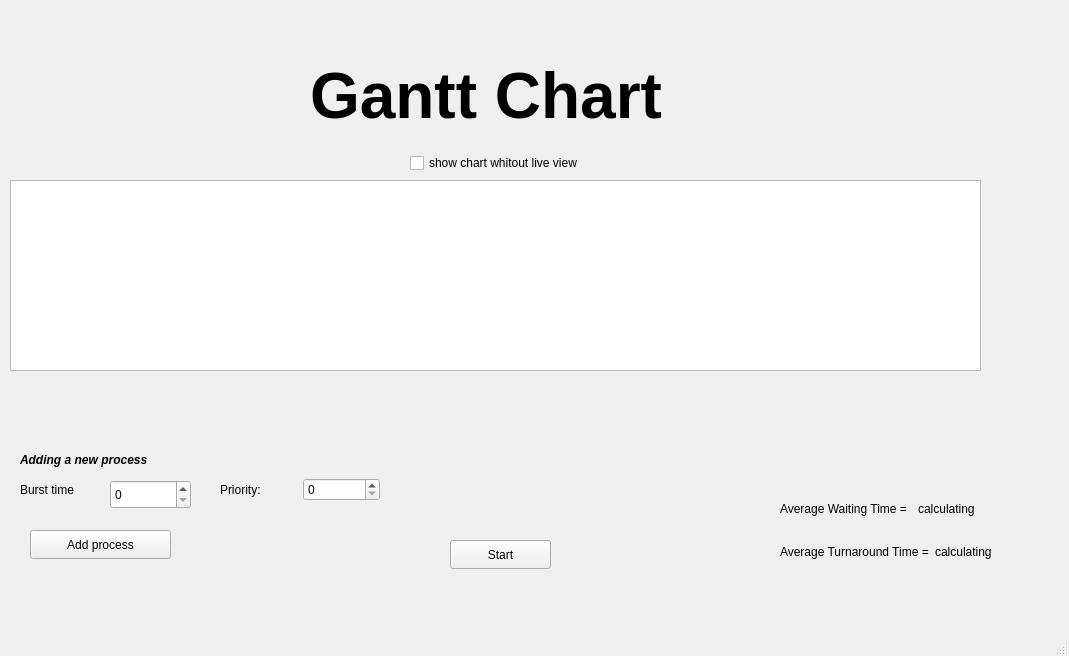
<?xml version="1.0" encoding="UTF-8"?>
<ui version="4.0">
 <class>MainWindow</class>
 <widget class="QMainWindow" name="MainWindow">
  <property name="geometry">
   <rect>
    <x>0</x>
    <y>0</y>
    <width>1069</width>
    <height>656</height>
   </rect>
  </property>
  <property name="windowTitle">
   <string>MainWindow</string>
  </property>
  <widget class="QWidget" name="centralwidget">
   <widget class="QPushButton" name="pushButton">
    <property name="geometry">
     <rect>
      <x>450</x>
      <y>540</y>
      <width>101</width>
      <height>29</height>
     </rect>
    </property>
    <property name="text">
     <string>Start</string>
    </property>
   </widget>
   <widget class="QGraphicsView" name="graphicsView">
    <property name="geometry">
     <rect>
      <x>10</x>
      <y>180</y>
      <width>971</width>
      <height>191</height>
     </rect>
    </property>
   </widget>
   <widget class="QPushButton" name="newProccesButton">
    <property name="geometry">
     <rect>
      <x>30</x>
      <y>530</y>
      <width>141</width>
      <height>29</height>
     </rect>
    </property>
    <property name="text">
     <string>Add process</string>
    </property>
   </widget>
   <widget class="QSpinBox" name="newProcessspinBox">
    <property name="geometry">
     <rect>
      <x>110</x>
      <y>480</y>
      <width>81</width>
      <height>29</height>
     </rect>
    </property>
   </widget>
   <widget class="QLabel" name="label">
    <property name="geometry">
     <rect>
      <x>310</x>
      <y>40</y>
      <width>461</width>
      <height>111</height>
     </rect>
    </property>
    <property name="font">
     <font>
      <pointsize>48</pointsize>
      <bold>true</bold>
     </font>
    </property>
    <property name="text">
     <string>Gantt Chart</string>
    </property>
   </widget>
   <widget class="QLabel" name="label_4">
    <property name="geometry">
     <rect>
      <x>20</x>
      <y>450</y>
      <width>191</width>
      <height>20</height>
     </rect>
    </property>
    <property name="font">
     <font>
      <italic>true</italic>
      <bold>true</bold>
     </font>
    </property>
    <property name="text">
     <string>Adding a new process</string>
    </property>
   </widget>
   <widget class="QLabel" name="label_5">
    <property name="geometry">
     <rect>
      <x>20</x>
      <y>480</y>
      <width>91</width>
      <height>20</height>
     </rect>
    </property>
    <property name="text">
     <string>Burst time</string>
    </property>
   </widget>
   <widget class="QCheckBox" name="noLiveCheckBox">
    <property name="geometry">
     <rect>
      <x>410</x>
      <y>150</y>
      <width>221</width>
      <height>26</height>
     </rect>
    </property>
    <property name="text">
     <string>show chart whitout live view</string>
    </property>
   </widget>
   <widget class="QWidget" name="verticalLayoutWidget">
    <property name="geometry">
     <rect>
      <x>780</x>
      <y>490</y>
      <width>269</width>
      <height>80</height>
     </rect>
    </property>
    <layout class="QVBoxLayout" name="verticalLayout">
     <item>
      <layout class="QHBoxLayout" name="horizontalLayout">
       <item>
        <widget class="QLabel" name="label_2">
         <property name="text">
          <string>Average Waiting Time = </string>
         </property>
        </widget>
       </item>
       <item>
        <widget class="QLabel" name="waitingTimeLable">
         <property name="text">
          <string>calculating</string>
         </property>
        </widget>
       </item>
      </layout>
     </item>
     <item>
      <layout class="QHBoxLayout" name="horizontalLayout_2">
       <item>
        <widget class="QLabel" name="label_3">
         <property name="text">
          <string>Average Turnaround Time =</string>
         </property>
        </widget>
       </item>
       <item>
        <widget class="QLabel" name="turnarounTimeLable">
         <property name="text">
          <string>calculating</string>
         </property>
        </widget>
       </item>
      </layout>
     </item>
    </layout>
   </widget>
   <widget class="QWidget" name="horizontalLayoutWidget">
    <property name="geometry">
     <rect>
      <x>220</x>
      <y>450</y>
      <width>160</width>
      <height>80</height>
     </rect>
    </property>
    <layout class="QHBoxLayout" name="horizontalLayout_3">
     <item>
      <widget class="QLabel" name="priorityLable">
       <property name="text">
        <string>Priority:</string>
       </property>
      </widget>
     </item>
     <item>
      <widget class="QSpinBox" name="prioritySpinBox"/>
     </item>
    </layout>
   </widget>
  </widget>
  <widget class="QMenuBar" name="menubar">
   <property name="geometry">
    <rect>
     <x>0</x>
     <y>0</y>
     <width>1069</width>
     <height>25</height>
    </rect>
   </property>
  </widget>
  <widget class="QStatusBar" name="statusbar"/>
 </widget>
 <resources/>
 <connections/>
</ui>
